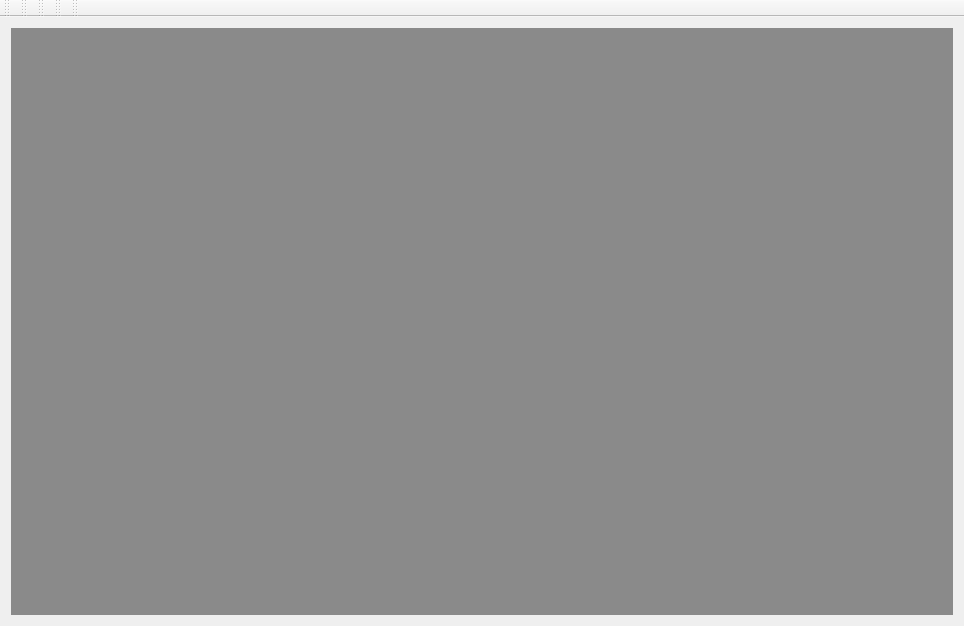
<?xml version="1.0" encoding="UTF-8"?>
<ui version="4.0">
 <class>MainWindow</class>
 <widget class="QMainWindow" name="MainWindow">
  <property name="geometry">
   <rect>
    <x>0</x>
    <y>0</y>
    <width>964</width>
    <height>626</height>
   </rect>
  </property>
  <property name="windowTitle">
   <string>SQLiteStudio (?.?.?)</string>
  </property>
  <property name="locale">
   <locale language="English" country="UnitedStates"/>
  </property>
  <property name="documentMode">
   <bool>true</bool>
  </property>
  <property name="dockOptions">
   <set>QMainWindow::AllowNestedDocks|QMainWindow::AllowTabbedDocks|QMainWindow::AnimatedDocks</set>
  </property>
  <property name="unifiedTitleAndToolBarOnMac">
   <bool>true</bool>
  </property>
  <widget class="QWidget" name="centralWidget">
   <layout class="QGridLayout" name="gridLayout">
    <item row="0" column="0">
     <widget class="MdiArea" name="mdiArea">
      <property name="verticalScrollBarPolicy">
       <enum>Qt::ScrollBarAsNeeded</enum>
      </property>
      <property name="horizontalScrollBarPolicy">
       <enum>Qt::ScrollBarAsNeeded</enum>
      </property>
      <property name="background">
       <brush brushstyle="SolidPattern">
        <color alpha="255">
         <red>138</red>
         <green>138</green>
         <blue>138</blue>
        </color>
       </brush>
      </property>
      <property name="documentMode">
       <bool>true</bool>
      </property>
     </widget>
    </item>
   </layout>
  </widget>
  <widget class="QMenuBar" name="menuBar">
   <property name="geometry">
    <rect>
     <x>0</x>
     <y>0</y>
     <width>964</width>
     <height>19</height>
    </rect>
   </property>
  </widget>
  <widget class="QToolBar" name="dbToolbar">
   <property name="windowTitle">
    <string>Database toolbar</string>
   </property>
   <attribute name="toolBarArea">
    <enum>TopToolBarArea</enum>
   </attribute>
   <attribute name="toolBarBreak">
    <bool>false</bool>
   </attribute>
  </widget>
  <widget class="QToolBar" name="structureToolbar">
   <property name="windowTitle">
    <string>Structure toolbar</string>
   </property>
   <attribute name="toolBarArea">
    <enum>TopToolBarArea</enum>
   </attribute>
   <attribute name="toolBarBreak">
    <bool>false</bool>
   </attribute>
  </widget>
  <widget class="QToolBar" name="mainToolBar">
   <property name="windowTitle">
    <string>Tools</string>
   </property>
   <attribute name="toolBarArea">
    <enum>TopToolBarArea</enum>
   </attribute>
   <attribute name="toolBarBreak">
    <bool>false</bool>
   </attribute>
  </widget>
  <widget class="TaskBar" name="taskBar">
   <property name="mouseTracking">
    <bool>true</bool>
   </property>
   <property name="contextMenuPolicy">
    <enum>Qt::CustomContextMenu</enum>
   </property>
   <property name="windowTitle">
    <string>Window list</string>
   </property>
   <property name="toolButtonStyle">
    <enum>Qt::ToolButtonTextBesideIcon</enum>
   </property>
   <attribute name="toolBarArea">
    <enum>TopToolBarArea</enum>
   </attribute>
   <attribute name="toolBarBreak">
    <bool>false</bool>
   </attribute>
  </widget>
  <widget class="QToolBar" name="viewToolbar">
   <property name="windowTitle">
    <string>View toolbar</string>
   </property>
   <attribute name="toolBarArea">
    <enum>TopToolBarArea</enum>
   </attribute>
   <attribute name="toolBarBreak">
    <bool>false</bool>
   </attribute>
  </widget>
 </widget>
 <layoutdefault spacing="6" margin="11"/>
 <customwidgets>
  <customwidget>
   <class>MdiArea</class>
   <extends>QMdiArea</extends>
   <header>mdiarea.h</header>
   <container>1</container>
  </customwidget>
  <customwidget>
   <class>TaskBar</class>
   <extends>QToolBar</extends>
   <header>taskbar.h</header>
  </customwidget>
 </customwidgets>
 <resources/>
 <connections/>
</ui>
